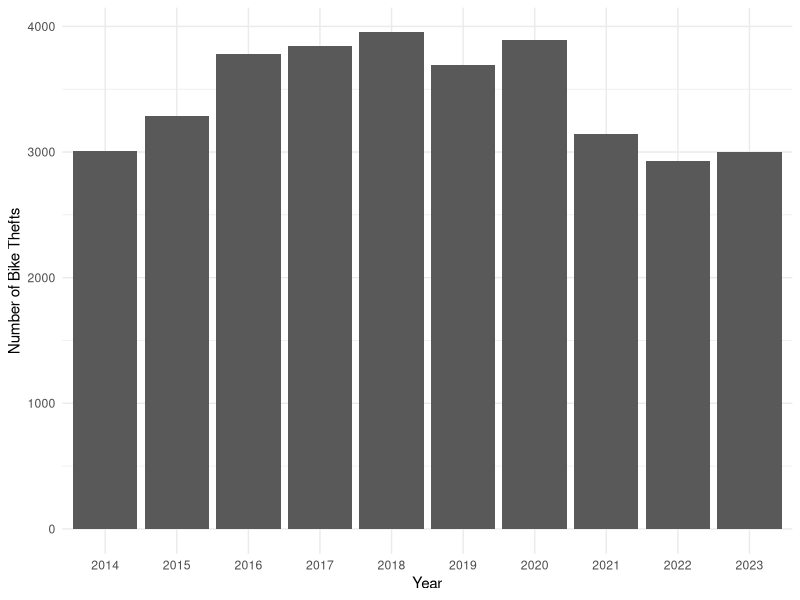
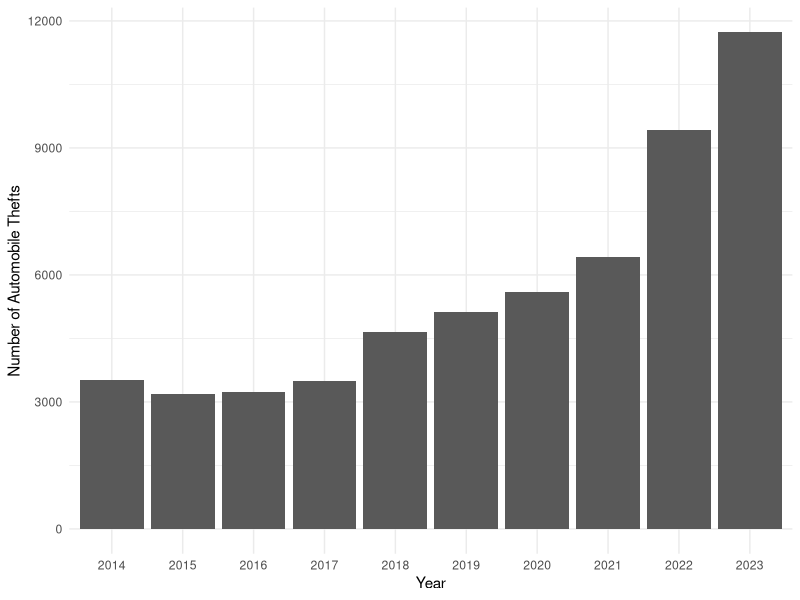
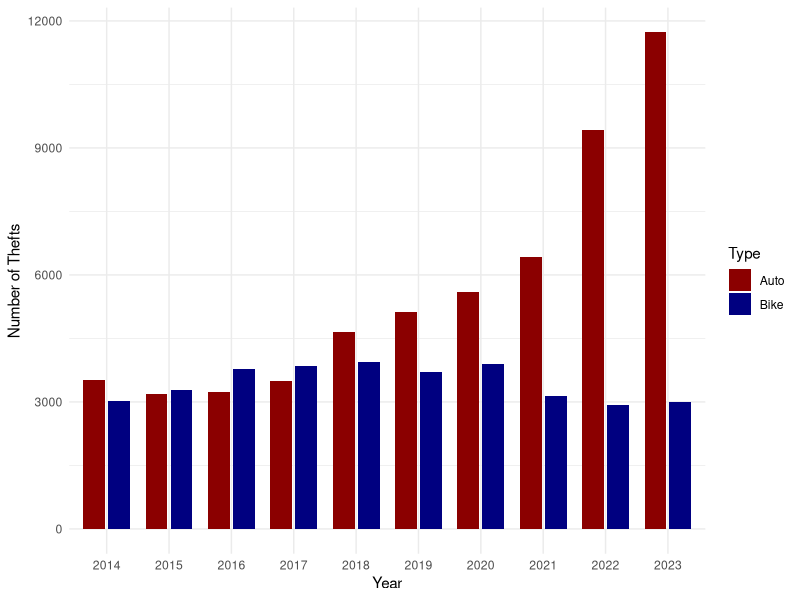

Here is the R script that generated these plots, in order:
## ---- chunk 1
#| include: false
#| warning: false
#| message: false

library(tidyverse)
library(dplyr)
library(here)
library(ggplot2)

# Acquiring the cleaned theft data from cleaned_data.csv
theft_data <-
  read.csv(
    file=here("outputs/data/cleaned_data.csv")
  )

# Getting the total number of bikes theft each year and renaming columns to just years
total_bike_thefts <- 
  theft_data %>%
  select(starts_with("BIKETHEFT")) %>%
  slice(n()) %>%
  rename_with(~sub("BIKETHEFT_", "", .), starts_with("BIKETHEFT_"))

# Getting the total number of automobiles theft each year and renaming the columns to just years
total_auto_thefts <- 
  theft_data %>%
  select(starts_with("AUTOTHEFT")) %>%
  slice(n()) %>%
  rename_with(~sub("AUTOTHEFT_", "", .), starts_with("AUTOTHEFT_"))
## ---- chunk 2
#| label: fig-1

# total bikes theft graphed
total_bike_thefts %>%
  gather(key = "Year", value = "BikeThefts", colnames(total_bike_thefts)) %>%
  ggplot(aes(x = Year, y = BikeThefts)) +
  geom_col() +
  theme_minimal() +
  labs(x = "Year", y = "Number of Bike Thefts")
## ---- chunk 3
#| label: fig-2

# total automobiles theft graphed
total_auto_thefts %>%
  gather(key = "Year", value = "AutoThefts", colnames(total_auto_thefts)) %>%
  ggplot(aes(x = Year, y = AutoThefts)) +
  geom_col() +
  theme_minimal() +
  labs(x = "Year", y = "Number of Automobile Thefts")
## ---- chunk 4
#| label: fig-3

# Combine both data frames
combined_data <- bind_rows(
  mutate(total_bike_thefts, Type = "Bike"),
  mutate(total_auto_thefts, Type = "Auto")
)

# Create a side-by-side bar plot
combined_data %>%
  gather(key = "Year", value = "Thefts", -Type) %>%
  ggplot(aes(x = Year, y = Thefts, fill = Type)) +
  geom_col(position = position_dodge(width = 0.8), width = 0.7) +
  theme_minimal() +
  labs(x = "Year", y = "Number of Thefts") +
  scale_fill_manual(values = c("Bike" = "navy", "Auto" = "dark red"))  # Customize fill colors
